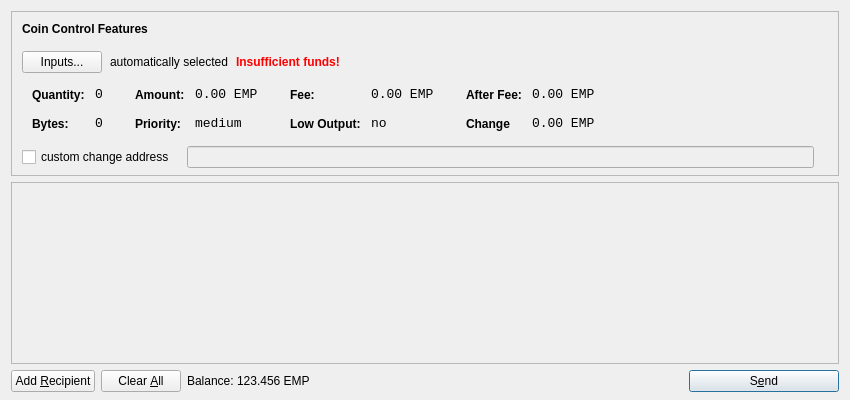
<?xml version="1.0" encoding="UTF-8"?>
<ui version="4.0">
 <class>SendCoinsDialog</class>
 <widget class="QDialog" name="SendCoinsDialog">
  <property name="geometry">
   <rect>
    <x>0</x>
    <y>0</y>
    <width>850</width>
    <height>400</height>
   </rect>
  </property>
  <property name="windowTitle">
   <string>Send Coins</string>
  </property>
  <layout class="QVBoxLayout" name="verticalLayout" stretch="0,1,0">
   <property name="bottomMargin">
    <number>8</number>
   </property>
   <item>
    <widget class="QFrame" name="frameCoinControl">
     <property name="sizePolicy">
      <sizepolicy hsizetype="Expanding" vsizetype="Expanding">
       <horstretch>0</horstretch>
       <verstretch>0</verstretch>
      </sizepolicy>
     </property>
     <property name="maximumSize">
      <size>
       <width>16777215</width>
       <height>16777215</height>
      </size>
     </property>
     <property name="frameShape">
      <enum>QFrame::StyledPanel</enum>
     </property>
     <property name="frameShadow">
      <enum>QFrame::Sunken</enum>
     </property>
     <layout class="QVBoxLayout" name="verticalLayoutCoinControl2">
      <property name="spacing">
       <number>6</number>
      </property>
      <property name="leftMargin">
       <number>0</number>
      </property>
      <property name="topMargin">
       <number>0</number>
      </property>
      <property name="rightMargin">
       <number>0</number>
      </property>
      <property name="bottomMargin">
       <number>6</number>
      </property>
      <item>
       <layout class="QVBoxLayout" name="verticalLayoutCoinControl" stretch="0,0,0,0,1">
        <property name="spacing">
         <number>0</number>
        </property>
        <property name="leftMargin">
         <number>10</number>
        </property>
        <property name="topMargin">
         <number>10</number>
        </property>
        <item>
         <layout class="QHBoxLayout" name="horizontalLayoutCoinControl1">
          <property name="bottomMargin">
           <number>15</number>
          </property>
          <item>
           <widget class="QLabel" name="labelCoinControlFeatures">
            <property name="sizePolicy">
             <sizepolicy hsizetype="Preferred" vsizetype="Maximum">
              <horstretch>0</horstretch>
              <verstretch>0</verstretch>
             </sizepolicy>
            </property>
            <property name="font">
             <font>
              <weight>75</weight>
              <bold>true</bold>
             </font>
            </property>
            <property name="styleSheet">
             <string notr="true">font-weight:bold;</string>
            </property>
            <property name="text">
             <string>Coin Control Features</string>
            </property>
           </widget>
          </item>
         </layout>
        </item>
        <item>
         <layout class="QHBoxLayout" name="horizontalLayoutCoinControl2" stretch="0,0,0,0">
          <property name="spacing">
           <number>8</number>
          </property>
          <property name="bottomMargin">
           <number>10</number>
          </property>
          <item>
           <widget class="QPushButton" name="pushButtonCoinControl">
            <property name="styleSheet">
             <string notr="true"/>
            </property>
            <property name="text">
             <string>Inputs...</string>
            </property>
           </widget>
          </item>
          <item>
           <widget class="QLabel" name="labelCoinControlAutomaticallySelected">
            <property name="text">
             <string>automatically selected</string>
            </property>
            <property name="margin">
             <number>5</number>
            </property>
           </widget>
          </item>
          <item>
           <widget class="QLabel" name="labelCoinControlInsuffFunds">
            <property name="font">
             <font>
              <weight>75</weight>
              <bold>true</bold>
             </font>
            </property>
            <property name="styleSheet">
             <string notr="true">color:red;font-weight:bold;</string>
            </property>
            <property name="text">
             <string>Insufficient funds!</string>
            </property>
            <property name="margin">
             <number>5</number>
            </property>
           </widget>
          </item>
          <item>
           <spacer name="horizontalSpacerCoinControl">
            <property name="orientation">
             <enum>Qt::Horizontal</enum>
            </property>
            <property name="sizeHint" stdset="0">
             <size>
              <width>40</width>
              <height>1</height>
             </size>
            </property>
           </spacer>
          </item>
         </layout>
        </item>
        <item>
         <widget class="QWidget" name="widgetCoinControl" native="true">
          <property name="sizePolicy">
           <sizepolicy hsizetype="Preferred" vsizetype="Preferred">
            <horstretch>0</horstretch>
            <verstretch>0</verstretch>
           </sizepolicy>
          </property>
          <property name="minimumSize">
           <size>
            <width>0</width>
            <height>0</height>
           </size>
          </property>
          <property name="styleSheet">
           <string notr="true"/>
          </property>
          <layout class="QHBoxLayout" name="horizontalLayoutCoinControl5">
           <property name="leftMargin">
            <number>0</number>
           </property>
           <property name="topMargin">
            <number>0</number>
           </property>
           <property name="rightMargin">
            <number>0</number>
           </property>
           <property name="bottomMargin">
            <number>0</number>
           </property>
           <item>
            <layout class="QHBoxLayout" name="horizontalLayoutCoinControl3" stretch="0,0,0,1">
             <property name="spacing">
              <number>20</number>
             </property>
             <property name="topMargin">
              <number>0</number>
             </property>
             <property name="bottomMargin">
              <number>10</number>
             </property>
             <item>
              <layout class="QFormLayout" name="formLayoutCoinControl1">
               <property name="horizontalSpacing">
                <number>10</number>
               </property>
               <property name="verticalSpacing">
                <number>14</number>
               </property>
               <property name="leftMargin">
                <number>10</number>
               </property>
               <property name="topMargin">
                <number>4</number>
               </property>
               <property name="rightMargin">
                <number>6</number>
               </property>
               <item row="0" column="0">
                <widget class="QLabel" name="labelCoinControlQuantityText">
                 <property name="styleSheet">
                  <string notr="true">font-weight:bold;</string>
                 </property>
                 <property name="text">
                  <string>Quantity:</string>
                 </property>
                 <property name="margin">
                  <number>0</number>
                 </property>
                </widget>
               </item>
               <item row="0" column="1">
                <widget class="QLabel" name="labelCoinControlQuantity">
                 <property name="font">
                  <font>
                   <family>Monospace</family>
                   <pointsize>10</pointsize>
                  </font>
                 </property>
                 <property name="cursor">
                  <cursorShape>IBeamCursor</cursorShape>
                 </property>
                 <property name="contextMenuPolicy">
                  <enum>Qt::ActionsContextMenu</enum>
                 </property>
                 <property name="text">
                  <string>0</string>
                 </property>
                 <property name="margin">
                  <number>0</number>
                 </property>
                 <property name="textInteractionFlags">
                  <set>Qt::LinksAccessibleByMouse|Qt::TextSelectableByKeyboard|Qt::TextSelectableByMouse</set>
                 </property>
                </widget>
               </item>
               <item row="1" column="0">
                <widget class="QLabel" name="labelCoinControlBytesText">
                 <property name="styleSheet">
                  <string notr="true">font-weight:bold;</string>
                 </property>
                 <property name="text">
                  <string>Bytes:</string>
                 </property>
                </widget>
               </item>
               <item row="1" column="1">
                <widget class="QLabel" name="labelCoinControlBytes">
                 <property name="font">
                  <font>
                   <family>Monospace</family>
                   <pointsize>10</pointsize>
                  </font>
                 </property>
                 <property name="cursor">
                  <cursorShape>IBeamCursor</cursorShape>
                 </property>
                 <property name="contextMenuPolicy">
                  <enum>Qt::ActionsContextMenu</enum>
                 </property>
                 <property name="text">
                  <string>0</string>
                 </property>
                 <property name="textInteractionFlags">
                  <set>Qt::LinksAccessibleByMouse|Qt::TextSelectableByKeyboard|Qt::TextSelectableByMouse</set>
                 </property>
                </widget>
               </item>
              </layout>
             </item>
             <item>
              <layout class="QFormLayout" name="formLayoutCoinControl2">
               <property name="horizontalSpacing">
                <number>10</number>
               </property>
               <property name="verticalSpacing">
                <number>14</number>
               </property>
               <property name="leftMargin">
                <number>6</number>
               </property>
               <property name="topMargin">
                <number>4</number>
               </property>
               <property name="rightMargin">
                <number>6</number>
               </property>
               <item row="0" column="0">
                <widget class="QLabel" name="labelCoinControlAmountText">
                 <property name="styleSheet">
                  <string notr="true">font-weight:bold;</string>
                 </property>
                 <property name="text">
                  <string>Amount:</string>
                 </property>
                 <property name="margin">
                  <number>0</number>
                 </property>
                </widget>
               </item>
               <item row="0" column="1">
                <widget class="QLabel" name="labelCoinControlAmount">
                 <property name="font">
                  <font>
                   <family>Monospace</family>
                   <pointsize>10</pointsize>
                  </font>
                 </property>
                 <property name="cursor">
                  <cursorShape>IBeamCursor</cursorShape>
                 </property>
                 <property name="contextMenuPolicy">
                  <enum>Qt::ActionsContextMenu</enum>
                 </property>
                 <property name="text">
                  <string notr="true">0.00 EMP</string>
                 </property>
                 <property name="textInteractionFlags">
                  <set>Qt::LinksAccessibleByMouse|Qt::TextSelectableByKeyboard|Qt::TextSelectableByMouse</set>
                 </property>
                </widget>
               </item>
               <item row="1" column="0">
                <widget class="QLabel" name="labelCoinControlPriorityText">
                 <property name="styleSheet">
                  <string notr="true">font-weight:bold;</string>
                 </property>
                 <property name="text">
                  <string>Priority:</string>
                 </property>
                </widget>
               </item>
               <item row="1" column="1">
                <widget class="QLabel" name="labelCoinControlPriority">
                 <property name="font">
                  <font>
                   <family>Monospace</family>
                   <pointsize>10</pointsize>
                  </font>
                 </property>
                 <property name="cursor">
                  <cursorShape>IBeamCursor</cursorShape>
                 </property>
                 <property name="contextMenuPolicy">
                  <enum>Qt::ActionsContextMenu</enum>
                 </property>
                 <property name="text">
                  <string>medium</string>
                 </property>
                 <property name="textInteractionFlags">
                  <set>Qt::LinksAccessibleByMouse|Qt::TextSelectableByKeyboard|Qt::TextSelectableByMouse</set>
                 </property>
                </widget>
               </item>
              </layout>
             </item>
             <item>
              <layout class="QFormLayout" name="formLayoutCoinControl3">
               <property name="horizontalSpacing">
                <number>10</number>
               </property>
               <property name="verticalSpacing">
                <number>14</number>
               </property>
               <property name="leftMargin">
                <number>6</number>
               </property>
               <property name="topMargin">
                <number>4</number>
               </property>
               <property name="rightMargin">
                <number>6</number>
               </property>
               <item row="0" column="0">
                <widget class="QLabel" name="labelCoinControlFeeText">
                 <property name="styleSheet">
                  <string notr="true">font-weight:bold;</string>
                 </property>
                 <property name="text">
                  <string>Fee:</string>
                 </property>
                 <property name="margin">
                  <number>0</number>
                 </property>
                </widget>
               </item>
               <item row="0" column="1">
                <widget class="QLabel" name="labelCoinControlFee">
                 <property name="font">
                  <font>
                   <family>Monospace</family>
                   <pointsize>10</pointsize>
                  </font>
                 </property>
                 <property name="cursor">
                  <cursorShape>IBeamCursor</cursorShape>
                 </property>
                 <property name="contextMenuPolicy">
                  <enum>Qt::ActionsContextMenu</enum>
                 </property>
                 <property name="text">
                  <string notr="true">0.00 EMP</string>
                 </property>
                 <property name="textInteractionFlags">
                  <set>Qt::LinksAccessibleByMouse|Qt::TextSelectableByKeyboard|Qt::TextSelectableByMouse</set>
                 </property>
                </widget>
               </item>
               <item row="1" column="0">
                <widget class="QLabel" name="labelCoinControlLowOutputText">
                 <property name="styleSheet">
                  <string notr="true">font-weight:bold;</string>
                 </property>
                 <property name="text">
                  <string>Low Output:</string>
                 </property>
                </widget>
               </item>
               <item row="1" column="1">
                <widget class="QLabel" name="labelCoinControlLowOutput">
                 <property name="font">
                  <font>
                   <family>Monospace</family>
                   <pointsize>10</pointsize>
                  </font>
                 </property>
                 <property name="cursor">
                  <cursorShape>IBeamCursor</cursorShape>
                 </property>
                 <property name="contextMenuPolicy">
                  <enum>Qt::ActionsContextMenu</enum>
                 </property>
                 <property name="text">
                  <string>no</string>
                 </property>
                 <property name="textInteractionFlags">
                  <set>Qt::LinksAccessibleByMouse|Qt::TextSelectableByKeyboard|Qt::TextSelectableByMouse</set>
                 </property>
                </widget>
               </item>
              </layout>
             </item>
             <item>
              <layout class="QFormLayout" name="formLayoutCoinControl4">
               <property name="horizontalSpacing">
                <number>10</number>
               </property>
               <property name="verticalSpacing">
                <number>14</number>
               </property>
               <property name="leftMargin">
                <number>6</number>
               </property>
               <property name="topMargin">
                <number>4</number>
               </property>
               <property name="rightMargin">
                <number>6</number>
               </property>
               <item row="0" column="0">
                <widget class="QLabel" name="labelCoinControlAfterFeeText">
                 <property name="styleSheet">
                  <string notr="true">font-weight:bold;</string>
                 </property>
                 <property name="text">
                  <string>After Fee:</string>
                 </property>
                 <property name="margin">
                  <number>0</number>
                 </property>
                </widget>
               </item>
               <item row="0" column="1">
                <widget class="QLabel" name="labelCoinControlAfterFee">
                 <property name="font">
                  <font>
                   <family>Monospace</family>
                   <pointsize>10</pointsize>
                  </font>
                 </property>
                 <property name="cursor">
                  <cursorShape>IBeamCursor</cursorShape>
                 </property>
                 <property name="contextMenuPolicy">
                  <enum>Qt::ActionsContextMenu</enum>
                 </property>
                 <property name="text">
                  <string notr="true">0.00 EMP</string>
                 </property>
                 <property name="textInteractionFlags">
                  <set>Qt::LinksAccessibleByMouse|Qt::TextSelectableByKeyboard|Qt::TextSelectableByMouse</set>
                 </property>
                </widget>
               </item>
               <item row="1" column="0">
                <widget class="QLabel" name="labelCoinControlChangeText">
                 <property name="styleSheet">
                  <string notr="true">font-weight:bold;</string>
                 </property>
                 <property name="text">
                  <string>Change</string>
                 </property>
                </widget>
               </item>
               <item row="1" column="1">
                <widget class="QLabel" name="labelCoinControlChange">
                 <property name="font">
                  <font>
                   <family>Monospace</family>
                   <pointsize>10</pointsize>
                  </font>
                 </property>
                 <property name="cursor">
                  <cursorShape>IBeamCursor</cursorShape>
                 </property>
                 <property name="contextMenuPolicy">
                  <enum>Qt::ActionsContextMenu</enum>
                 </property>
                 <property name="text">
                  <string notr="true">0.00 EMP</string>
                 </property>
                 <property name="textInteractionFlags">
                  <set>Qt::LinksAccessibleByMouse|Qt::TextSelectableByKeyboard|Qt::TextSelectableByMouse</set>
                 </property>
                </widget>
               </item>
              </layout>
             </item>
            </layout>
           </item>
          </layout>
         </widget>
        </item>
        <item>
         <layout class="QHBoxLayout" name="horizontalLayoutCoinControl4" stretch="0,0,0">
          <property name="spacing">
           <number>12</number>
          </property>
          <property name="sizeConstraint">
           <enum>QLayout::SetDefaultConstraint</enum>
          </property>
          <property name="topMargin">
           <number>5</number>
          </property>
          <property name="rightMargin">
           <number>5</number>
          </property>
          <item>
           <widget class="QCheckBox" name="checkBoxCoinControlChange">
            <property name="text">
             <string>custom change address</string>
            </property>
           </widget>
          </item>
          <item>
           <widget class="QLineEdit" name="lineEditCoinControlChange">
            <property name="enabled">
             <bool>false</bool>
            </property>
            <property name="sizePolicy">
             <sizepolicy hsizetype="Expanding" vsizetype="Fixed">
              <horstretch>0</horstretch>
              <verstretch>0</verstretch>
             </sizepolicy>
            </property>
           </widget>
          </item>
          <item>
           <widget class="QLabel" name="labelCoinControlChangeLabel">
            <property name="sizePolicy">
             <sizepolicy hsizetype="Preferred" vsizetype="Expanding">
              <horstretch>0</horstretch>
              <verstretch>0</verstretch>
             </sizepolicy>
            </property>
            <property name="minimumSize">
             <size>
              <width>0</width>
              <height>0</height>
             </size>
            </property>
            <property name="text">
             <string/>
            </property>
            <property name="margin">
             <number>3</number>
            </property>
           </widget>
          </item>
         </layout>
        </item>
        <item>
         <spacer name="verticalSpacerCoinControl">
          <property name="orientation">
           <enum>Qt::Vertical</enum>
          </property>
          <property name="sizeHint" stdset="0">
           <size>
            <width>800</width>
            <height>1</height>
           </size>
          </property>
         </spacer>
        </item>
       </layout>
      </item>
     </layout>
    </widget>
   </item>
   <item>
    <widget class="QScrollArea" name="scrollArea">
     <property name="widgetResizable">
      <bool>true</bool>
     </property>
     <widget class="QWidget" name="scrollAreaWidgetContents">
      <property name="geometry">
       <rect>
        <x>0</x>
        <y>0</y>
        <width>830</width>
        <height>145</height>
       </rect>
      </property>
      <layout class="QVBoxLayout" name="verticalLayout_2">
       <property name="leftMargin">
        <number>0</number>
       </property>
       <property name="topMargin">
        <number>0</number>
       </property>
       <property name="rightMargin">
        <number>0</number>
       </property>
       <property name="bottomMargin">
        <number>0</number>
       </property>
       <item>
        <layout class="QVBoxLayout" name="entries">
         <property name="spacing">
          <number>6</number>
         </property>
        </layout>
       </item>
       <item>
        <spacer name="verticalSpacer">
         <property name="orientation">
          <enum>Qt::Vertical</enum>
         </property>
         <property name="sizeHint" stdset="0">
          <size>
           <width>20</width>
           <height>40</height>
          </size>
         </property>
        </spacer>
       </item>
      </layout>
     </widget>
    </widget>
   </item>
   <item>
    <layout class="QHBoxLayout" name="horizontalLayout">
     <item>
      <widget class="QPushButton" name="addButton">
       <property name="toolTip">
        <string>Send to multiple recipients at once</string>
       </property>
       <property name="text">
        <string>Add &amp;Recipient</string>
       </property>
       <property name="autoDefault">
        <bool>false</bool>
       </property>
      </widget>
     </item>
     <item>
      <widget class="QPushButton" name="clearButton">
       <property name="sizePolicy">
        <sizepolicy hsizetype="Minimum" vsizetype="Fixed">
         <horstretch>0</horstretch>
         <verstretch>0</verstretch>
        </sizepolicy>
       </property>
       <property name="toolTip">
        <string>Remove all transaction fields</string>
       </property>
       <property name="text">
        <string>Clear &amp;All</string>
       </property>
       <property name="autoRepeatDelay">
        <number>300</number>
       </property>
       <property name="autoDefault">
        <bool>false</bool>
       </property>
      </widget>
     </item>
     <item>
      <layout class="QHBoxLayout" name="horizontalLayout_2">
       <property name="spacing">
        <number>3</number>
       </property>
       <item>
        <widget class="QLabel" name="label">
         <property name="sizePolicy">
          <sizepolicy hsizetype="Preferred" vsizetype="Fixed">
           <horstretch>0</horstretch>
           <verstretch>0</verstretch>
          </sizepolicy>
         </property>
         <property name="text">
          <string>Balance:</string>
         </property>
        </widget>
       </item>
       <item>
        <widget class="QLabel" name="labelBalance">
         <property name="sizePolicy">
          <sizepolicy hsizetype="Preferred" vsizetype="Fixed">
           <horstretch>0</horstretch>
           <verstretch>0</verstretch>
          </sizepolicy>
         </property>
         <property name="cursor">
          <cursorShape>IBeamCursor</cursorShape>
         </property>
         <property name="text">
          <string notr="true">123.456 EMP</string>
         </property>
         <property name="textInteractionFlags">
          <set>Qt::LinksAccessibleByMouse|Qt::TextSelectableByKeyboard|Qt::TextSelectableByMouse</set>
         </property>
        </widget>
       </item>
      </layout>
     </item>
     <item>
      <spacer name="horizontalSpacer">
       <property name="orientation">
        <enum>Qt::Horizontal</enum>
       </property>
       <property name="sizeHint" stdset="0">
        <size>
         <width>40</width>
         <height>20</height>
        </size>
       </property>
      </spacer>
     </item>
     <item>
      <widget class="QPushButton" name="sendButton">
       <property name="minimumSize">
        <size>
         <width>150</width>
         <height>0</height>
        </size>
       </property>
       <property name="toolTip">
        <string>Confirm the send action</string>
       </property>
       <property name="text">
        <string>S&amp;end</string>
       </property>
       <property name="icon">
        <iconset resource="../bitcoin.qrc">
         <normaloff>:/icons/send</normaloff>:/icons/send</iconset>
       </property>
       <property name="default">
        <bool>true</bool>
       </property>
      </widget>
     </item>
    </layout>
   </item>
  </layout>
 </widget>
 <resources>
  <include location="../bitcoin.qrc"/>
 </resources>
 <connections/>
</ui>
